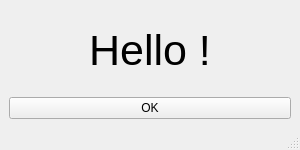
<?xml version="1.0" encoding="UTF-8"?>
<ui version="4.0">
 <class>MainWindow</class>
 <widget class="QMainWindow" name="MainWindow">
  <property name="geometry">
   <rect>
    <x>0</x>
    <y>0</y>
    <width>300</width>
    <height>150</height>
   </rect>
  </property>
  <property name="windowTitle">
   <string>MainWindow</string>
  </property>
  <widget class="QWidget" name="centralwidget">
   <layout class="QVBoxLayout" name="verticalLayout_2">
    <item>
     <layout class="QVBoxLayout" name="verticalLayout">
      <item>
       <widget class="QLabel" name="label">
        <property name="maximumSize">
         <size>
          <width>16777215</width>
          <height>16777215</height>
         </size>
        </property>
        <property name="font">
         <font>
          <pointsize>32</pointsize>
         </font>
        </property>
        <property name="text">
         <string>Hello !</string>
        </property>
        <property name="alignment">
         <set>Qt::AlignCenter</set>
        </property>
       </widget>
      </item>
      <item>
       <widget class="QPushButton" name="pushButton">
        <property name="text">
         <string>OK</string>
        </property>
       </widget>
      </item>
     </layout>
    </item>
   </layout>
  </widget>
  <widget class="QMenuBar" name="menubar">
   <property name="geometry">
    <rect>
     <x>0</x>
     <y>0</y>
     <width>300</width>
     <height>21</height>
    </rect>
   </property>
  </widget>
  <widget class="QStatusBar" name="statusbar"/>
 </widget>
 <resources/>
 <connections/>
</ui>
